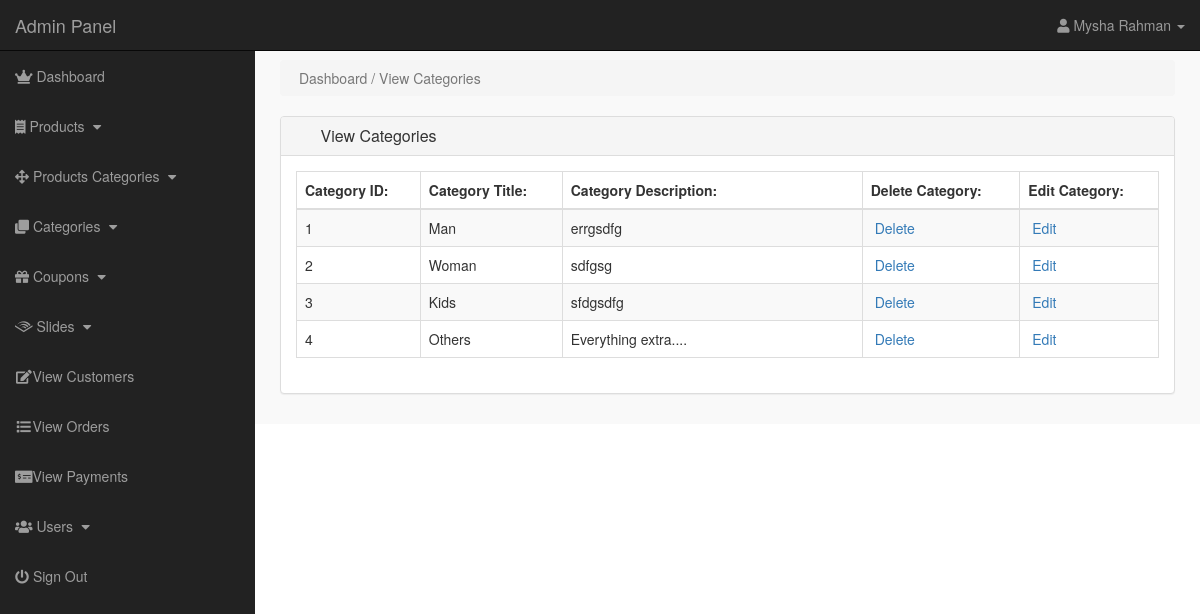
Screenshot of /admin/index.php?view_cat (signed in) with the database file from the repository.
### tables this page shows
CREATE TABLE `categories` (
  `cat_id` int(11) NOT NULL,
  `cat_title` text NOT NULL,
  `cat_desc` text NOT NULL
);

### admin/view_cats.php (the view)
<?php
if(!isset($_SESSION['admin_email'])){
echo "<script>window.open('login.php','_self')</script>";
}
else {
?>
    <div class="row">
        <div class="col-lg-12">
            <ol class="breadcrumb">
                <li class="active">
                    <i class="fa fa-dashboard"></i> Dashboard / View Categories
                </li>
            </ol>
        </div>
    </div>
    <div class="row">
        <div class="col-lg-12">
            <div class="panel panel-default">
                <div class="panel-heading">
                    <h3 class="panel-title">
                        <i class="fa fa-money fa-fw"></i> View Categories
                    </h3>
                </div>
                <div class="panel-body">
                    <div class="table-responsive">
                        <table class="table table-bordered table-hover table-striped">
                            <thead>
                                <tr>
                                    <th>Category ID:</th>
                                    <th>Category Title:</th>
                                    <th>Category Description:</th>
                                    <th>Delete Category:</th>
                                    <th>Edit Category:</th>
                                </tr>
                            </thead>
                            <tbody>
                                <?php
$i=0;
$get_cats = "select * from categories";
$run_cats = mysqli_query($con,$get_cats);
while($row_cats = mysqli_fetch_array($run_cats)){
$cat_id = $row_cats['cat_id'];
$cat_title = $row_cats['cat_title'];
$cat_desc = $row_cats['cat_desc'];
$i++;
?>
                                <tr>
                                    <td>
                                        <?php echo $i; ?>
                                    </td>
                                    <td>
                                        <?php echo $cat_title; ?>
                                    </td>
                                    <td width="300">
                                        <?php echo $cat_desc; ?>
                                    </td>
                                    <td>
                                        <a href="index.php?delete_cat=<?php echo $cat_id; ?>">
<i class="fa fa-trash-o" ></i> Delete
</a>
                                    </td>
                                    <td>
                                        <a href="index.php?edit_cat=<?php echo $cat_id; ?>">
<i class="fa fa-pencil" ></i> Edit
</a>
                                    </td>
                                </tr>
                                <?php } ?>
                            </tbody>
                        </table>
                    </div>
                </div>
            </div>
        </div>
    </div>
    <?php } ?>

### admin/includes/sidebar.php (shortened to what this page needs)
<?php
if(!isset($_SESSION['admin_email'])){
    echo "<script>window.open('login.php', '_self')</script>";
}
else{
?>
    <nav class="navbar navbar-inverse navbar-fixed-top">
        <div class="navbar-header">
            <a href="index.php?dashboard" class="navbar-brand">Admin Panel</a>
        </div>
        <ul class="nav navbar-right top-nav">
            <li class="dropbox">
                <a href="#" class="dropdown-toggle" data-toggle="dropdown">
               <i class="fa fa-user"></i>
               <?php echo $admin_name; ?> <b class="caret"></b>
        </a>
        </li>
        </ul>
        <div class="collapse navbar-collapse navbar-ex1-collapse">
            <ul class="nav navbar-nav side-nav">
                <li>
                    <a href="index.php?dashboard">
<i class="fas fa-crown"></i> Dashboard
</a>
                </li>
                <li>
                    <a href="#" data-toggle="collapse" data-target="#products">
<i class="fas fa-receipt"></i> Products
<i class="fa fa-fw fa-caret-down"></i>
</a>
                </li>
                <li>
                    <a href="#" data-toggle="collapse" data-target="#p_cat">
<i class="fas fa-arrows-alt"></i> Products Categories
<i class="fa fa-fw fa-caret-down"></i>
</a>
                </li>
                <li>
                    <a href="#" data-toggle="collapse" data-target="#cat">
<i class="fas fa-clone"></i> Categories
<i class="fa fa-fw fa-caret-down"></i>
</a>
                </li>
                <li>
                    <a href="#" data-toggle="collapse" data-target="#coupons">
                        <i class="fas fa-gift"></i> Coupons
                        <i class="fa fa-fw fa-caret-down"></i>
                    </a>
                </li>
                <li>
                    <a href="#" data-toggle="collapse" data-target="#slides">
<i class="fab fa-audible"></i> Slides
<i class="fa fa-fw fa-caret-down"></i>
</a>
                </li>
                <li>
                    <a href="index.php?view_customers"><i class="fa fa-fw fa-edit"></i>View Customers</a>
                </li>
                <li>
                    <a href="index.php?view_orders"><i class="fa fa-fw fa-list"></i>View Orders</a>
                </li>
                <li>
                    <a href="index.php?view_payments"><i class="fas fa-money-check-alt"></i>View Payments</a>
                </li>
                <li>
                    <a href="#" data-toggle="collapse" data-target="#users">
                    <i class="fas fa-users"></i> Users
<i class="fa fa-fw fa-caret-down"></i>
</a>
                </li>
                <li>
                    <a href="logout.php"><i class="fas fa-power-off"></i> Sign Out</a>
                </li>
            </ul>
        </div>
    </nav>
    <?php } ?>

### styles/admin-style.css (style rules this page uses)
body { margin-top: 100px; }
@media (min-width: 768px) { body { margin-top: 50px; } }
.top-nav { padding: 0 15px; }
.top-nav > li { display: inline-block; float: left; }
.top-nav > li > a { padding-top: 15px; padding-bottom: 15px; line-height: 20px; color: #999; }
@media (min-width: 768px) { .side-nav { position: fixed; top: 51px; width: 255px; border-radius: 0; overflow-y: auto; background-color: #222; bottom: 0; overflow-x: hidden; padding-bottom: 40px; } }
@media (min-width: 768px) { .side-nav > li > a { width: 255px; } }
.panel-body { border-radius: 5px; }
a, li, ul, option, select, data-toggle, dropbox { -moz-transition: all 0.3s; -o-transition: all 0.3s; -webkit-transition: all 0.3s; }

### rows the page displays
categories: cat_title "Man", cat_desc "errgsdfg"
categories: cat_title "Woman", cat_desc "sdfgsg"
categories: cat_title "Kids", cat_desc "sfdgsdfg"
categories: cat_title "Others", cat_desc "Everything extra...."

### other values shown
$admin_name "Mysha Rahman"
